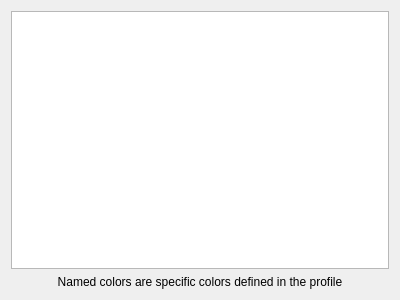
<?xml version="1.0" encoding="UTF-8"?>
<ui version="4.0">
 <class>ProfileNamedColors</class>
 <widget class="QWidget" name="ProfileNamedColors">
  <property name="geometry">
   <rect>
    <x>0</x>
    <y>0</y>
    <width>400</width>
    <height>300</height>
   </rect>
  </property>
  <layout class="QGridLayout" name="gridLayout">
   <item row="1" column="0">
    <widget class="QLabel" name="label">
     <property name="text">
      <string>Named colors are specific colors defined in the profile</string>
     </property>
     <property name="alignment">
      <set>Qt::AlignCenter</set>
     </property>
     <property name="wordWrap">
      <bool>true</bool>
     </property>
    </widget>
   </item>
   <item row="0" column="0">
    <widget class="QTreeView" name="treeView">
     <property name="editTriggers">
      <set>QAbstractItemView::NoEditTriggers</set>
     </property>
     <property name="selectionMode">
      <enum>QAbstractItemView::NoSelection</enum>
     </property>
     <property name="textElideMode">
      <enum>Qt::ElideNone</enum>
     </property>
     <property name="rootIsDecorated">
      <bool>false</bool>
     </property>
     <property name="itemsExpandable">
      <bool>false</bool>
     </property>
     <property name="headerHidden">
      <bool>true</bool>
     </property>
     <property name="expandsOnDoubleClick">
      <bool>false</bool>
     </property>
    </widget>
   </item>
  </layout>
 </widget>
 <resources/>
 <connections/>
</ui>
